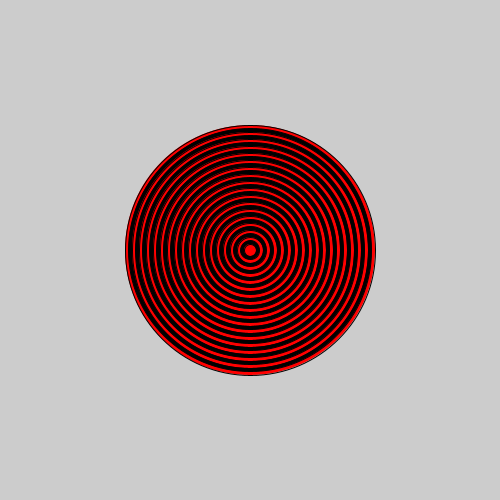
Frame 1 (no input)
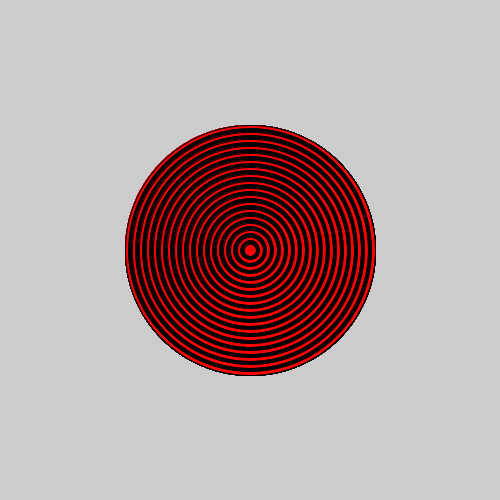
Frame 60 (the mouse pressed at the canvas centre just before this capture)
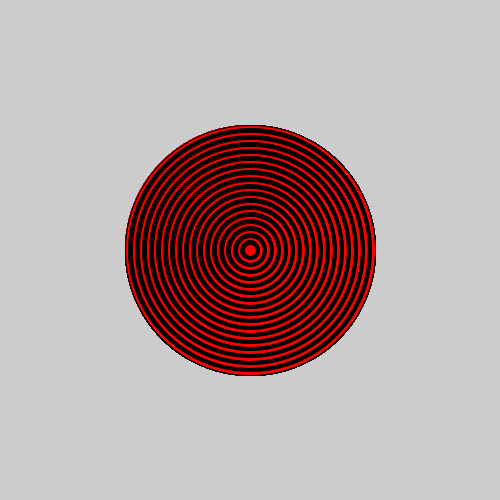
Frame 120 (the mouse held since frame 60 and released just before this capture)

The Processing sketch that drew these frames (run headless with seeded random() and noise(); from frame 60 on, the mouse is pressed at the canvas centre):

// Processing sketch: bullseye
// ── bullseye.pde

void setup() {
 
  // set the size of your sketch
  size(500,500);
}

void draw() {
  
  //Starting with the largest ellipse, use a for loop to draw a bullseye with ellipses.
  for(int i= 250; i > 10; i-=7) {
    if(i % 2 == 0) {
      fill(255,0,0);
    }else {
      fill(0,0,0);
    }
    ellipse(250,250,i,i);
  }
  
  
  //Use an if statement and modulo to alternate the color of your rings.
  
  
}
